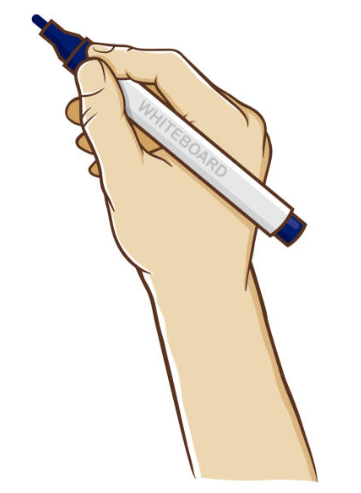
#> input picture pizarra/assets/drawing-hand.png, 361 x 493 px; its folder holds only this picture in this run
$ python -i style.py   (imports and definitions only)
#> lines starting #> are read from the running program, lines starting #| are printed output that depends on the picture; after the words box and inside, x2 and y2 are one past the last pixel; in counts of white or black regions, pixels touching at a corner belong together
#> further down, picture is the input picture: shape (493, 361, 3); mean B, G, R 223, 233.3, 240.6
"""Estilos de pizarra: fondo, color de la tinta y capa de color.

Todas las imágenes de origen son "rotulador negro sobre blanco" (con algún
toque de color). A partir de ellas se obtienen tres capas a tamaño de vídeo:

  base   -> la pizarra vacía
  lines  -> la pizarra con todos los trazos dibujados (sin rellenos de color)
  final  -> la pizarra con trazos y rellenos de color
  ink    -> máscara booleana de los píxeles de tinta (lo que dibuja la mano)
"""
from __future__ import annotations

from dataclasses import dataclass

import cv2
import numpy as np

from .config import Layout

# Colores en BGR
STYLE_DEFS = {
    "pizarra": {"bg": (248, 249, 250), "ink": (32, 30, 28)},
    "tiza": {"bg": (48, 62, 34), "ink": (236, 240, 240)},
    "cuaderno": {"bg": (236, 248, 252), "ink": (110, 48, 30)},
}


@dataclass
class SceneLayers:
    base: np.ndarray
    lines: np.ndarray
    final: np.ndarray
    ink: np.ndarray          # bool HxW
    has_color: bool


# [62 lines left out: functions make_board, fit_into_area, normalize_background, not called in this run]


def extract_ink(img: np.ndarray, min_area: int = 14) -> tuple[np.ndarray, np.ndarray]:
    """Devuelve (alpha de tinta float32 0..1, máscara booleana limpia)."""
#> called with min_area = 14
    hsv = cv2.cvtColor(img, cv2.COLOR_BGR2HSV)
#> hsv: shape (493, 361, 3); mean H, S, V 12, 24.9, 241.4
    v = hsv[..., 2].astype(np.float32)
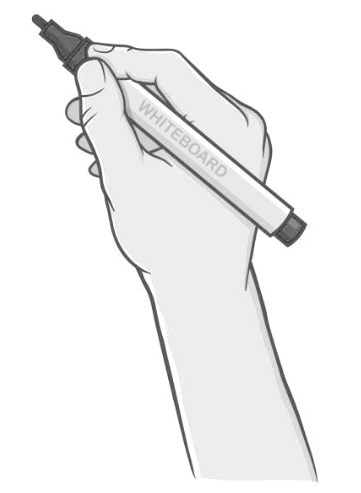
#> v: shape (493, 361) float32; min 38, max 255, mean 241.4
    s = hsv[..., 1].astype(np.float32)
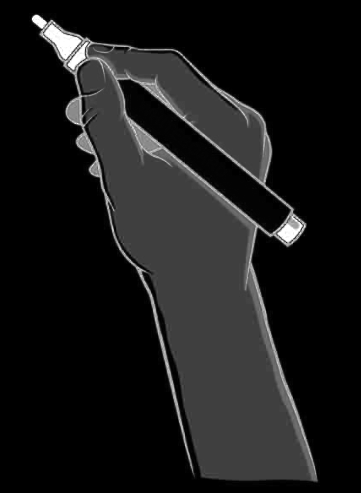
#> s: shape (493, 361) float32; min 0, max 255, mean 24.9
    # tinta = oscuro. Un azul/rojo saturado y luminoso NO es tinta (es relleno).
    alpha = np.clip((175.0 - v) / 105.0, 0, 1)
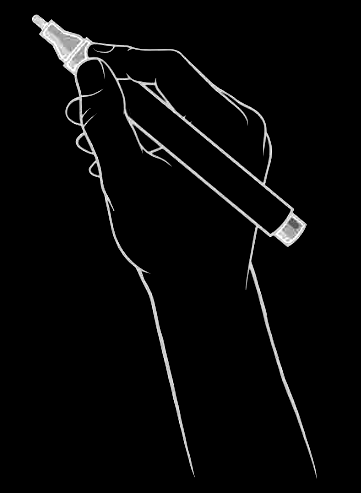
#> alpha: shape (493, 361) float32; min 0, max 1, mean 0.031
    alpha *= np.clip(1.25 - s / 400.0, 0, 1)
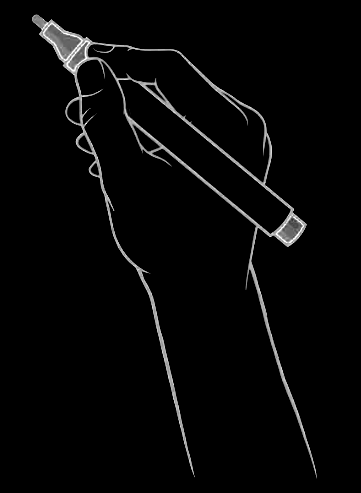
#> alpha: shape (493, 361) float32; 3.77% of pixels changed, all inside (x1, y1, x2, y2) = (32, 15, 317, 478)
    mask = alpha > 0.35
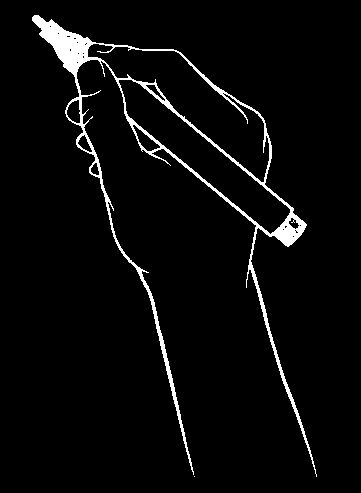
#> mask: shape (493, 361) bool; 3.9% white; 2 white regions (1 under 20 px), largest, box (x1, y1, x2, y2) and area: (32, 15, 317, 477) 7025
    n, labels, stats, _ = cv2.connectedComponentsWithStats(mask.astype(np.uint8), connectivity=8)
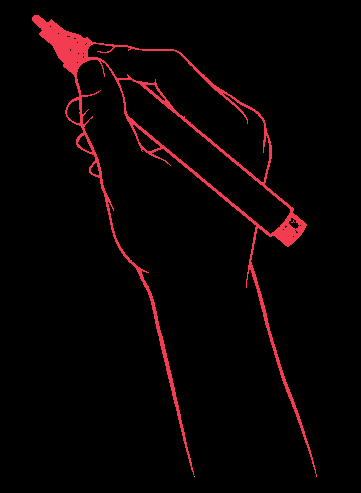
#> labels: shape (493, 361) int32; 3 distinct labels, from 0 to 2; one colour per label, 0 black
#> n = 3; stats = [[0, 0, 361, 493, 170947], [32, 15, 285, 462, 7025], [194, 476, 1, 1, 1]]
    small = stats[:, cv2.CC_STAT_AREA] < min_area
#> small = [False, False, True]
    small[0] = False
    if small.any():
        mask[small[labels]] = False
#> mask: shape (493, 361) bool; 3.9% white; 1 white region, box (x1, y1, x2, y2) and area: (32, 15, 317, 477) 7025
    # incluimos 1 px alrededor para que el antialiasing también se "dibuje"
    mask = cv2.dilate(mask.astype(np.uint8), np.ones((3, 3), np.uint8)).astype(bool)
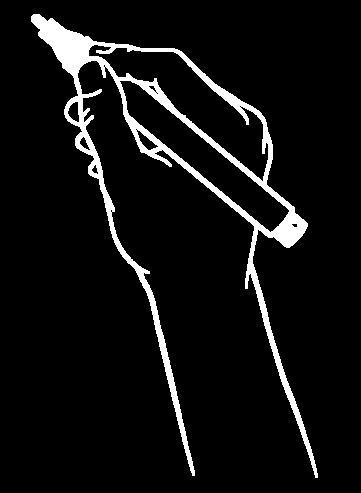
#> mask: shape (493, 361) bool; 6.7% white; 1 white region, box (x1, y1, x2, y2) and area: (31, 14, 318, 478) 12009
    alpha[~mask] = 0
#> alpha: shape (493, 361) float32; 0.03% of pixels changed, all inside (x1, y1, x2, y2) = (90, 48, 317, 479)
    return alpha, mask


# [55 lines left out: function build_layers, not called in this run]

>>> import cv2
>>> picture = cv2.imread('assets/drawing-hand.png')
>>> result = extract_ink(picture)
